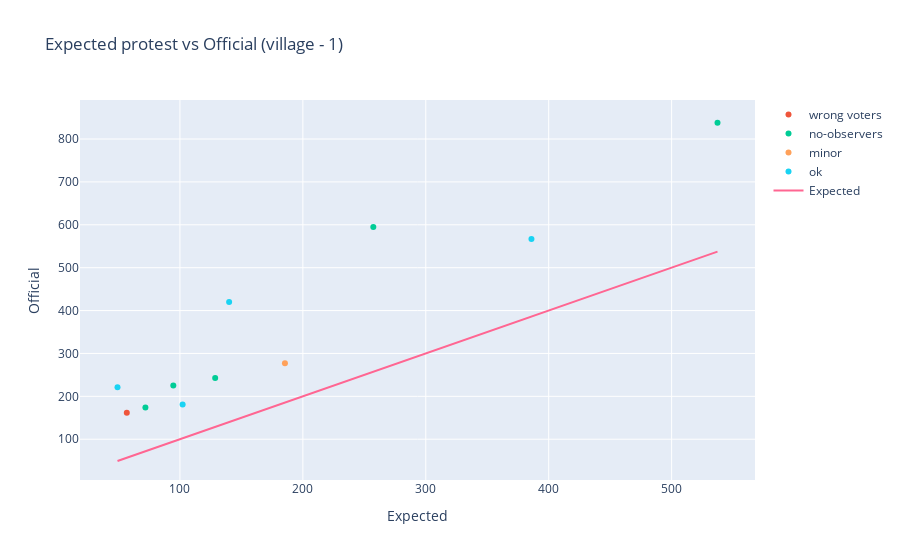

Source (notebook cell):
### Code cell
expected_vs_official_detailed('village', 1)

### Figure 1 — Plotly figure (JSON) as saved in the notebook; plotly's stock layout.template omitted (floating-point values rounded to 4 significant figures)
{"data": [{"mode": "markers", "name": "excluded", "text": [], "type": "scatter", "x": [], "y": []}, {"mode": "markers", "name": "wrong voters", "text": ["01-054-0026 (1356) 2"], "type": "scatter", "x": [56.76], "y": [162]}, {"mode": "markers", "name": "no-observers", "text": ["01-050-0011 (1228) 0", "01-053-0021 (1315) 0", "01-055-0017 (1391) 0", "01-063-0049 (1729) 0", "01-142-0002 (1187) 0"], "type": "scatter", "x": [94.6, 257.3, 71.9, 128.7, 537.3], "y": [225, 595, 174, 243, 838]}, {"mode": "markers", "name": "major", "text": [], "type": "scatter", "x": [], "y": []}, {"mode": "markers", "name": "minor", "text": ["01-056-0021 (1431) 3"], "type": "scatter", "x": [185.4], "y": [277]}, {"mode": "markers", "name": "ok", "text": ["01-049-0030 (1175) 2", "01-055-0010 (1384) 1", "01-056-0024 (1434) 2", "01-057-0025 (1494) 2"], "type": "scatter", "x": [386.0, 49.19, 102.2, 140.0], "y": [567, 221, 181, 420]}, {"mode": "lines", "name": "Expected", "type": "scatter", "x": [386.0, 94.6, 257.3, 56.76, 49.19, 71.9, 185.4, 102.2, 140.0, 128.7, 537.3], "y": [386.0, 94.6, 257.3, 56.76, 49.19, 71.9, 185.4, 102.2, 140.0, 128.7, 537.3]}], "layout": {"title": {"text": "Expected protest vs Official (village - 1)"}, "xaxis": {"title": {"text": "Expected"}}, "yaxis": {"title": {"text": "Official"}}}}
